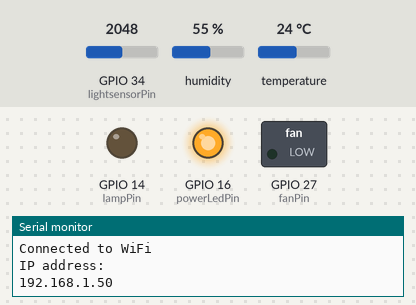
The sketch below on a simulated ESP32. Shown: switched loads named in the sketch (green lamp = pin HIGH), output pins drawn as LEDs (lit = HIGH), the last lines printed to the serial monitor. Inputs (shaded band) come from the test bench; at power-on: temperature 24 °C, GPIO 34 (lightsensorPin) = 2048, humidity 55 %. WiFi joins after 1.5 s; servers stay silent unless stated; uploads are accepted with an empty reply.

Above: at 8.2 s.
8.3 s: temperature set to 33 °C
At 10.1 s:
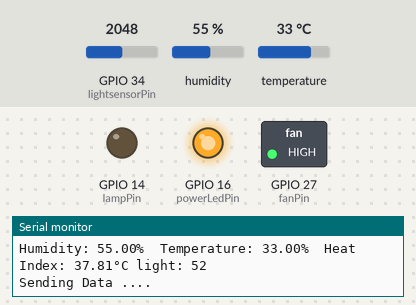
Timing chart, 0 to 11.6 s (numbered marks = the images above; inputs shaded):
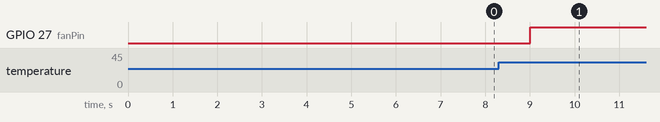

The sketch:

smart_poultry.ino
```cpp
#include "DHT.h"
#include <WiFi.h>
//#include <ESP8266HTTPClient.h>
#include <HTTPClient.h>
#include "DHT.h"
const char* device_id = "ENV0001";
char* t_sensor_id = "TEMP00101";
char* h_sensor_id = "HUM00101";

const char* ssid     = "Khasamoh"; // Change this to your WiFi SSID
const char* password = "Khasamoh12354+"; // Change this to your WiFi password

#define DHTPIN 32     // Digital pin connected to the DHT sensor
#define DHTTYPE DHT22   // DHT 22  (AM2302), AM2321
DHT dht(DHTPIN, DHTTYPE);
float humidity=0;
float temperature=0;
int lightsensorPin = 34; //define analog piin 34
int lampPin = 14;
int fanPin = 27;
int lightsensorvalue = 0;
float heatIndex;
int powerLedPin = 16;
int lampstate= 0;
int fanState = 0;


void setup() {
  Serial.begin(115200);
  Serial.println(F("DHTxx test!"));
  pinMode(lampPin, OUTPUT);
  pinMode(fanPin, OUTPUT);
  pinMode(powerLedPin, OUTPUT);
  digitalWrite(powerLedPin, HIGH);
  dht.begin();
  connectWifi();
  delay(5000);
}

void loop() {
  // Wait a few seconds between measurements.
  delay(2000);
  readSensorValues();
  Serial.print(F("Humidity: "));
  Serial.print(humidity);
  Serial.print(F("%  Temperature: "));
  Serial.print(temperature);
   Serial.print(F("%  Heat Index: "));
  Serial.print(heatIndex);
  Serial.print(F("°C "));
  Serial.print("light: ");
  Serial.println(lightsensorvalue);
  actuation();

   //float randomValue = random(20, 30);
  sendDataToWaziCloud(h_sensor_id,humidity);
  delay(5000); // Wait for 1 minutes (in ms) to send the next generated random value
  sendDataToWaziCloud(t_sensor_id,temperature);
  delay(5000);
  //actuation();

}

void readSensorValues(){
  float h = dht.readHumidity();
  float t = dht.readTemperature();
  float light = analogRead(lightsensorPin);
  lightsensorvalue=map(light, 4010, 0, 100, 0);


   // float hic = dht.computeHeatIndex(t, h, false);

  if (isnan(h) || isnan(t)) {
    Serial.println(F("Failed to read from DHT sensor!"));
  }else{
    humidity = h;
    temperature = t;
    heatIndex = dht.computeHeatIndex(t, h, false);

  }

}

void actuation(){
  float h = dht.readHumidity();
  float t = dht.readTemperature();
  float light = analogRead(lightsensorPin);
  lightsensorvalue=map(light, 4000, 0, 100, 0);
  // if (lightsensorvalue>60 and lampstate==0) {
  //   digitalWrite(lampPin, HIGH);
  //   lampstate = 1;
  // }else if(lightsensorvalue<=60 and lampstate==1){
  //   digitalWrite(lampPin, LOW);
  //   lampstate = 0;
  // }

  if (temperature>29.00) {
    //fanState = 1;
    digitalWrite(fanPin, HIGH);
    delay(1000);
    digitalWrite(lampPin, LOW);
  }else if (temperature<=28.99){
    //fanState = 0;
    digitalWrite(fanPin, LOW);
    delay(1000);
    digitalWrite(lampPin, HIGH);

  }

}


void connectWifi(){
  WiFi.begin(ssid, password); //Initiate the wifi connection here with the credentials earlier preset

  while (WiFi.status() != WL_CONNECTED) {
    delay(1000);
    Serial.print("Connecting to WiFi...: ");
    Serial.println(ssid);
  }

  Serial.println("Connected to WiFi");
  Serial.println("IP address: ");
  Serial.println(WiFi.localIP());
  return;
}

void sendDataToWaziCloud(char* sensor_id, float value) {

  // We cancel the send process if our board is not yet connectedd to the internet, and try reconnecting to wifi again.
  if (WiFi.status() != WL_CONNECTED) {
    Serial.println("WiFi not connected.");
    connectWifi();
    return;
  }
  Serial.println("Sending Data ....");
  HTTPClient http;

  // Initialize the API endpoint to send data. This endpoint is responsible for receiving the data we send
  String endpoint = "https://api.waziup.io/api/v2/devices/" + String(device_id) + "/sensors/" + String(sensor_id) + "/value";
 // String hum_endpoint = "https://api.waziup.io/api/v2/devices/" + String(device_id) + "/sensors/" + String(sensor_id) + "/value";
  //http.begin(temp_endpoint);
  http.begin(endpoint);

  // Header content for the data to send
  http.addHeader("Content-Type", "application/json;charset=utf-8");
  http.addHeader("accept", "application/json;charset=utf-8");

  // Data to send
  String data = "{ \"value\": " + String(value) + " }";

  int httpResponseCode = http.POST(data);

  if (httpResponseCode > 0) {
    String response = http.getString();
    Serial.println("HTTP Response code: " + String(httpResponseCode));
    Serial.println("Response: " + response);
  } else {
    Serial.print("Error code: ");
    Serial.println(httpResponseCode);
  }

  http.end();
}
```

Measured:
- after the input at 8.3 s, GPIO 14 (lampPin): stays LOW (without the input it goes to HIGH after 1.7 s); GPIO 27 (fanPin): LOW → HIGH after 0.71 s
